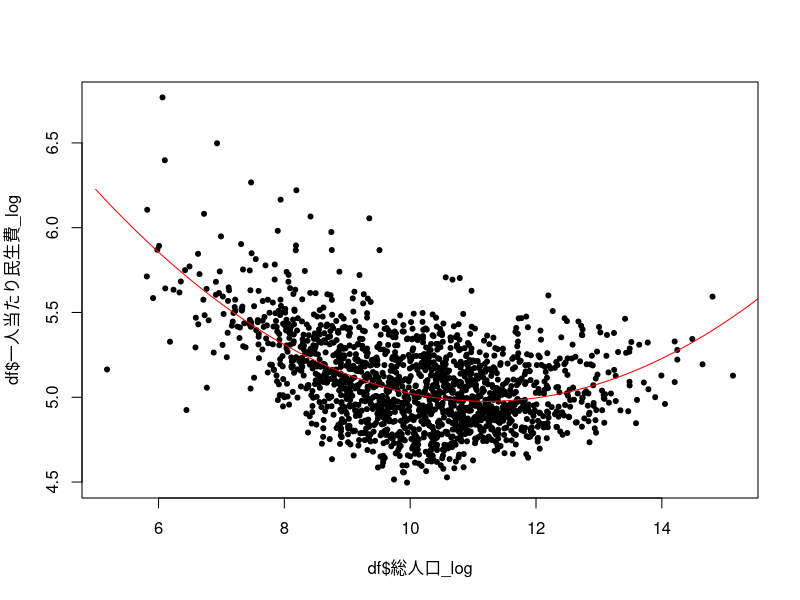

This figure's R source:
df <- read.csv("SSDSE-2019A.csv", fileEncoding = "SJIS")
df <- subset(df, df$都道府県 != "福島県")

df$一人当たり民生費 <- df$民生費.市町村財政. / df$総人口
df$一人当たり民生費_log <- log(df$一人当たり民生費)
df$総人口_log <- log(df$総人口)

#二乗項による推定
result <- lm(一人当たり民生費_log ~ 総人口_log + I(総人口_log^2), data = df)
summary(result)

plot(df$総人口_log, df$一人当たり民生費_log, pch = 20)
b <- result$coefficients
x <- seq(5, 16, 0.01)
y.hat <- b[1] + b[2] * x + b[3] * x^2
lines(x, y.hat, col = "red")

b[2]/(-2*b[3])
exp(b[2]/(-2*b[3]))